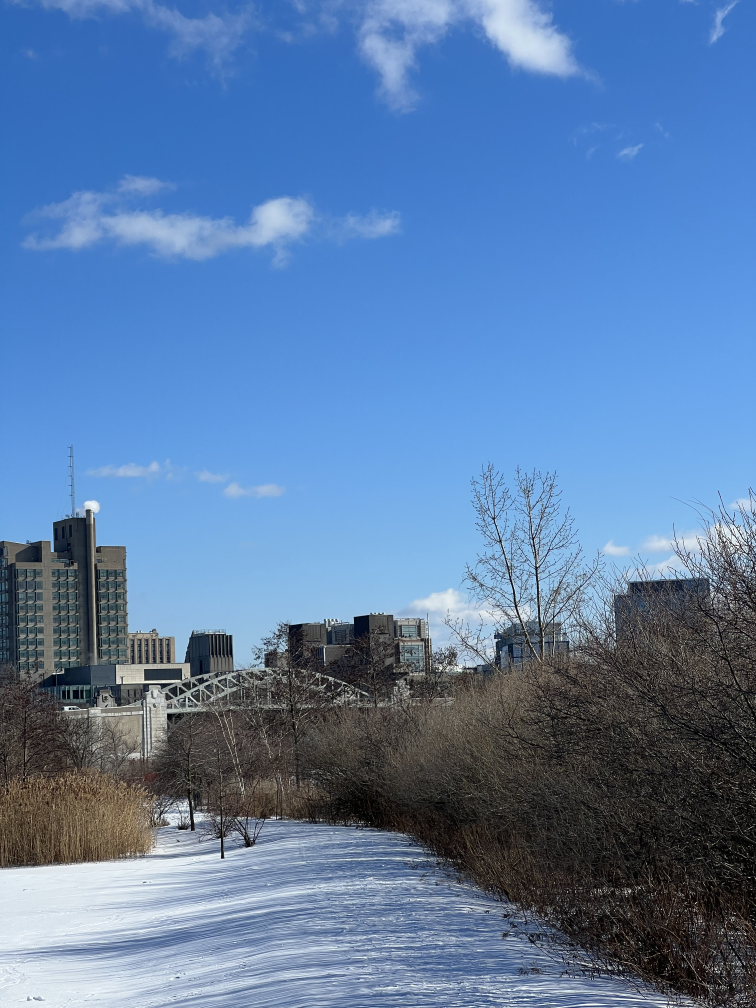
#> input picture HW2b/h1.jpg, 3024 x 4032 px (shown at 1/4 size)
$ jupyter execute hw2b.ipynb
#> lines starting #> are read from the running program, lines starting #| are printed output that depends on the picture; after the words box and inside, x2 and y2 are one past the last pixel; in counts of white or black regions, pixels touching at a corner belong together
### HW2b, Jordan Gittleman

We can continue the previous project as we explained in class by using a feature detector instead of manually picking the points.

1.	Use a Harris corner or a SIFT feature detector and then match those points using the brute force matcher. How many points would you pick? \
(a)	Use SVD to compute a homography on the overconstrained linear equations that the feature points imply. Remake the mosaic. \
(b)	Now use the cv2.homography with Ransac on the src and dst points after you match the feature points and remake the mosaic.

[cell 1]
import os
import cv2
import matplotlib
import numpy as np
import matplotlib.pyplot as plt
from collections import namedtuple

First lets import the same images as before but at a lower resolution, This allow for better quality points without havbing to use a crazy huge amount.

[cell 2]
# image_paths=['1.jpg','2.jpg','3.jpg','4.jpg','5.jpg']
image_paths=['h1.jpg','h2.jpg','h3.jpg','h4.jpg','h5.jpg']
images=[]
for image in image_paths:
    img = cv2.imread(image)
#> img is the input picture: shape (4032, 3024, 3); mean B, G, R 167.1, 124.6, 91.7
    img=cv2.cvtColor(img, cv2.COLOR_BGR2RGB)
    img = cv2.resize(img, (0,0), fx=.1, fy=.1)
#> img: shape (403, 302, 3)
    images.append(img)
#> pass 2 of the loop `for image in image_paths:`:
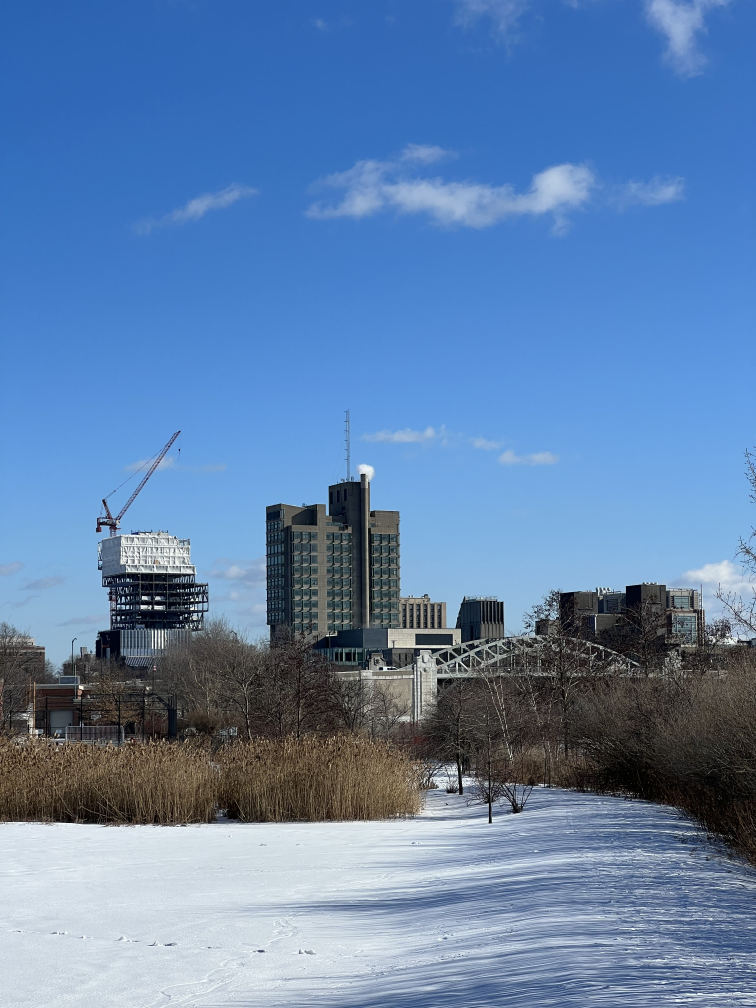
#> input picture HW2b/h2.jpg, 3024 x 4032 px (shown at 1/4 size)
#> img is the input picture: shape (4032, 3024, 3); mean B, G, R 171.6, 129.9, 97
#> `img = cv2.resize(img, (0,0), fx=.1, fy=.1)`:
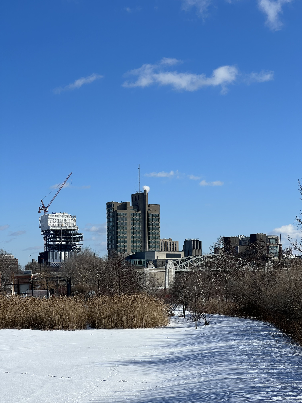
#> img: shape (403, 302, 3); mean R, G, B 97, 129.9, 171.6
#> pass 3 of the loop `for image in image_paths:`:
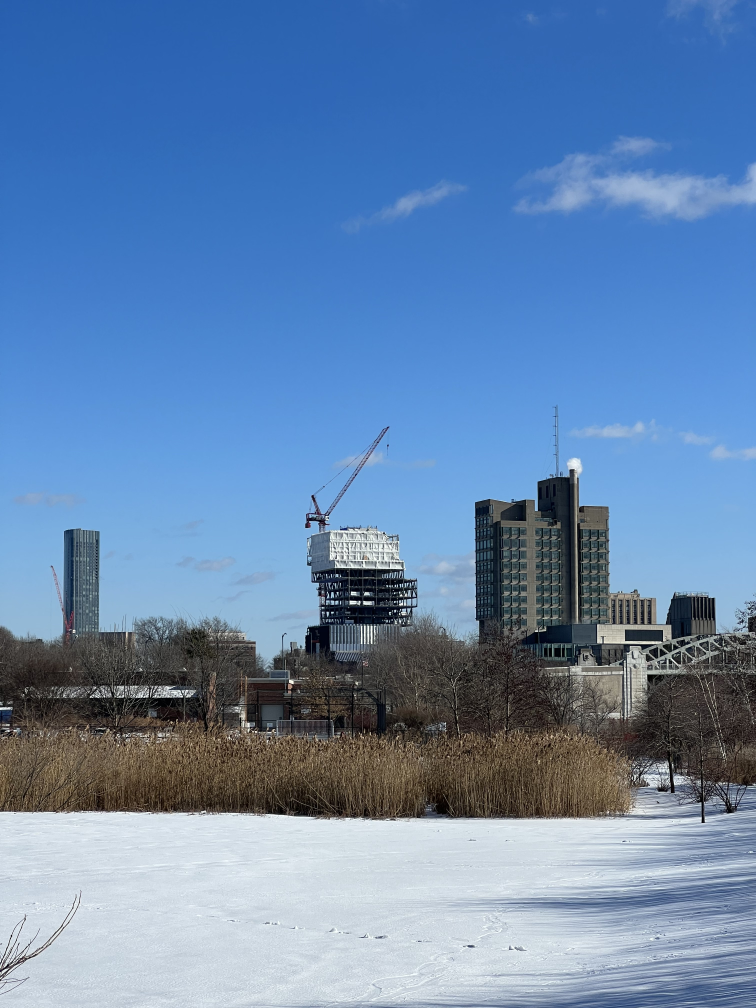
#> input picture HW2b/h3.jpg, 3024 x 4032 px (shown at 1/4 size)
#> img is the input picture: shape (4032, 3024, 3); mean B, G, R 175, 134, 101.2
#> `img = cv2.resize(img, (0,0), fx=.1, fy=.1)`:
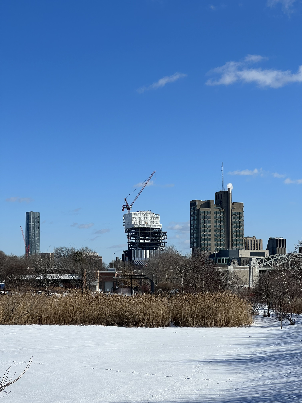
#> img: shape (403, 302, 3); mean R, G, B 101.3, 134.1, 175.1
#> the loop made 5 passes; the first 3 are shown

Next, lets initialize our SIFT feature detector and find some points in two images

[cell 3]
img1 = images[0]
img2 = images[1]
figure, ax = plt.subplots(1, 2, figsize=(16, 8))
ax[0].imshow(img2)
ax[1].imshow(img1)

Here are our images we'll be comparing

[cell 4]
gray1 = cv2.cvtColor(img1,cv2.COLOR_RGB2GRAY) # need to convert to grayscale for SIFT


gray2 = cv2.cvtColor(img2,cv2.COLOR_RGB2GRAY) #

sift = cv2.SIFT_create(2000) #create our detector
keypoints1, descriptors1 = sift.detectAndCompute(img1,None) # detect keypoints and compute descriptors
keypoints2, descriptors2 = sift.detectAndCompute(img2,None)

img1 = cv2.drawKeypoints(gray1,keypoints1,img1) # draw the points
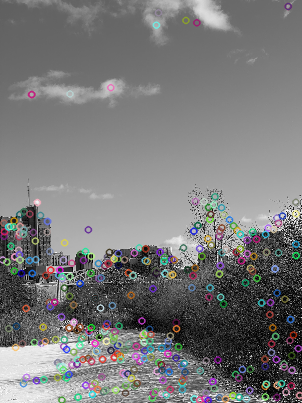
#> img1: shape (403, 302, 3); mean R, G, B 120.6, 120.6, 120.9
img2 = cv2.drawKeypoints(gray2,keypoints1,img2)
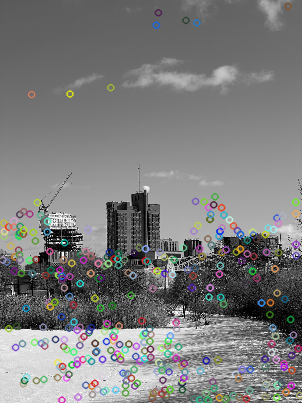
#> img2: shape (403, 302, 3); mean R, G, B 123.9, 124.2, 124.1

figure, ax = plt.subplots(1, 2, figsize=(16, 8))
ax[0].imshow(img2)
ax[1].imshow(img1)

Based on running sift on these images, we have quite a few detections, lets compare between the two images

[cell 5]
bf = cv2.BFMatcher(cv2.NORM_L2, crossCheck=True)

matches = bf.match(descriptors2,descriptors1)
matches = sorted(matches, key = lambda x:x.distance)
print("Found "+str(len(matches))+" matches!")
img3 = cv2.drawMatches(img2, keypoints2, img1, keypoints1, matches[:], img1, flags=2)
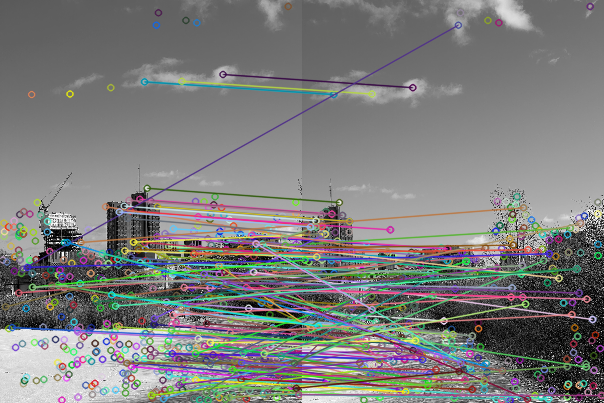
#> img3: shape (403, 604, 3); mean R, G, B 124.7, 125.1, 124.1
#> pass 2 of the loop `for image in image_paths:`:
#> pass 3 of the loop `for image in image_paths:`:
#> the loop made 5 passes; the first 3 are shown
plt.figure(figsize=(16,8))
plt.imshow(img3),plt.show()

At the moment, not all of these matches will be good; to see what this stitch would look like from homography we compute from these points, lets build out our SVD code. \
While, we're at it, lets also turn the above sift detector into a function for later and redo what we did above.

[cell 6]
siftPts = namedtuple('siftPts', 'k d')
def siftDC(img):
    # take in source and destinatition photos and outputs sift detected key points and computed descriptors as an array
    sift = cv2.SIFT_create() #create our detector
    keypoints, descriptors = sift.detectAndCompute(img,None) # detect keypoints and compute descriptors
#> keypoints = 331 keypoints; strongest (x, y, size): (128, 209, 2), (269, 315, 2.1), (7, 385, 1.9), (62, 277, 2.1)
#> in siftDC (call 2), `keypoints, descriptors = sift.detectAndCompute(img,None)`: keypoints = 399 keypoints; strongest (x, y, size): (187, 312, 2.5), (206, 323, 2.6), (173, 315, 2.2), (275, 396, 1.9)

    return siftPts(keypoints,descriptors)

[cell 7]
def matchMaker(d1,d2,ratio):
    # takes in keypoints and descriptors for two images and returns a sorted index of matches using bfmatcher
    # bf = cv2.BFMatcher(cv2.NORM_L2, crossCheck=True)

    # matches = bf.match(d1,d2) #TODO: add knn funcitonality
    # matches = sorted(matches, key = lambda x:x.distance)

    # BFMatcher with default params
#> called with ratio = 0.38
    bf = cv2.BFMatcher()
    matches = bf.knnMatch(d1,d2, k=2)
#> matches = 399 matches
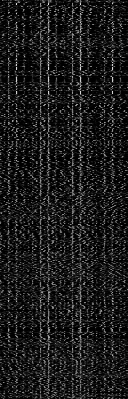
#> d1: shape (399, 128) float32; min 0, max 233, mean 27.5


    # Apply ratio test
    good = []
    for m in matches:
        if m[0].distance < ratio*m[1].distance:
            good.append(m[0])
#> after the loop, good = 12 matches

    good = sorted(good, key = lambda x:x.distance)

    return matches, good

[cell 8]
def getH(dest_kp, src_kp,matches,good): # fortunately, I do SVD in part 2a so we just need to import that code
    #and modify for use with keypoints

    dest = np.array([dest_kp[mat.queryIdx].pt for mat in good])
    src = np.array([src_kp[mat.trainIdx].pt for mat in good])
    p = np.array([0,0,0,0,0,0,0,0,1])

    for i in range(len(dest)):
        pi = np.array([[-src[i][0],-src[i][1],-1,0,0,0,src[i][0]*dest[i][0],src[i][1]*dest[i][0],dest[i][0]],
        [0,0,0,-src[i][0],-src[i][1],-1,src[i][0]*dest[i][1],src[i][1]*dest[i][1],dest[i][1]]])
        p = np.vstack((pi,p))


    x = np.zeros((len(dest)*2,1))
    x = np.vstack((x,np.array([1])))
    H, residuals, rank, s = np.linalg.lstsq(p,x)
    H = H.reshape((3,3))


    return H

[cell 9]
Point = namedtuple('Point', 'x y')
def imgWarp(img,dest,H):
# warp an image but also check if its max (corner) points end up negative and shifts accordingly
    h1,w1 = img.shape[:2] #grab height and width from input image
#> h1 = 403; w1 = 302
    h2,w2 = dest.shape[:2] #grab height and width from dest image
#> h2 = 403; w2 = 302
    pts = (Point(0,0),Point(0,h1),Point(w1,h1),Point(w1,0)) #create an array of just the corners in order top left, top right, bottom left, bottom right
#> pts = ((0, 0), (0, 403), (302, 403), (302, 0))
    transPts=[]
    for pt in pts:
        # print(np.array([pt.x,pt.y]))
        transPts.append(np.matmul(H,np.array([pt.x,pt.y,1]))) #matmul the corners by the homography
    #this little x_min/max section was inspired by the great Xavier Hubbard
    x_min = min(pt[0]/pt[2] for pt in transPts)
    x_max = max(pt[0]/pt[2] for pt in transPts) #find minimum and maximum values for x of corners. I dont really care about y since I think keeping overal y dimension constant will look nicer.

    if x_min <0:
        x_shift = abs(x_min)
        # dim = (int(x_max+x_shift+w2),h1)

    elif x_min >0:
        x_shift = 0
        # dim = (int(x_max+x_shift+w1),h1)

    dim = (int(x_max+x_shift+w2),h1)

    print(dim)

    #lets create our new translation homography woo!

    transH = np.array([[1,0,np.ceil(x_shift)],[0,1,0],[0,0,1]])

    #now lets combine it with our original H!

    H_total=np.matmul(transH,H)
    # print(H_total)

    # #now we can warp our image AND the keypoints that correspond with it TODO: add keypoint warp
    # # np.matmul(H,np.array([pt.x,pt.y,1])))
    out_img = cv2.warpPerspective(img,H_total,dim)
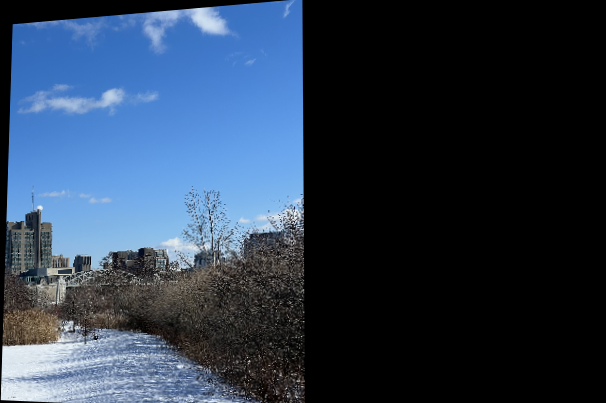
#> out_img: shape (403, 606, 3); mean R, G, B 43.3, 58.6, 78.4
    out_dest_img = cv2.warpPerspective(dest,transH,dim)
    out_mask=np.any(out_img,2)
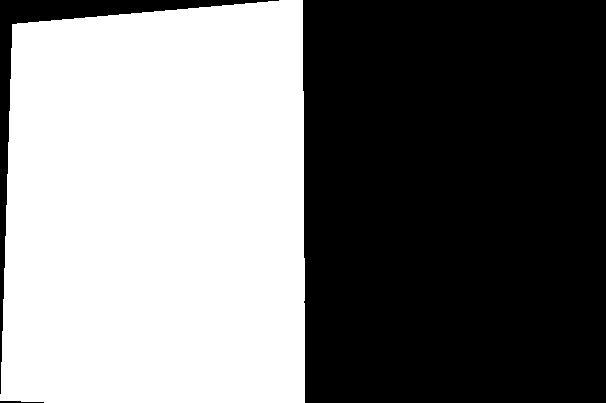
#> out_mask: shape (403, 606) bool; 47.7% white; 1 white region, box (x1, y1, x2, y2) and area: (0, 0, 305, 403) 116586
    out_mask=np.repeat(out_mask[:,:,np.newaxis], 3, axis=2)
    out_dest_mask=np.any(out_dest_img,2)
#> out_dest_mask: shape (403, 606) bool; 49.8% white; 1 white region, box (x1, y1, x2, y2) and area: (81, 0, 383, 403) 121699
    out_dest_mask=np.repeat(out_dest_mask[:,:,np.newaxis], 3, axis=2)
    mask_result=np.bitwise_and(out_mask,out_dest_mask).astype("uint8")
#> mask_result: shape (403, 606, 3); values 0 (black) and 1 (white), 36.1% white; 1 white region, box (x1, y1, x2, y2) and area: (81, 0, 305, 403) 88096


    result = cv2.addWeighted(out_img, 0.5, out_dest_img, 0.5, 0)#create our blend

    mask_result=(cv2.cvtColor(mask_result, cv2.COLOR_BGR2GRAY))

    output=cv2.bitwise_and(result,result,mask=mask_result)
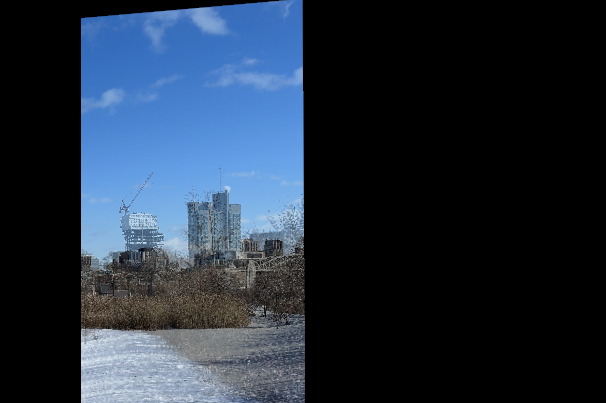
#> output: shape (403, 606, 3); mean R, G, B 34.1, 45.7, 60.5
    result=cv2.subtract(result,output)
    result=cv2.add(result,result)
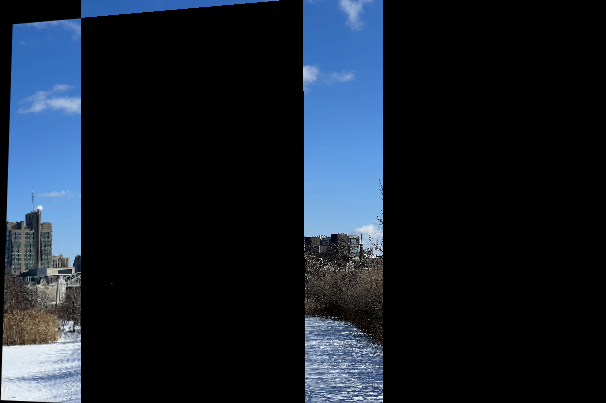
#> result: shape (403, 606, 3); mean R, G, B 23.6, 31.9, 42.8
    output2 = cv2.add(output, result)
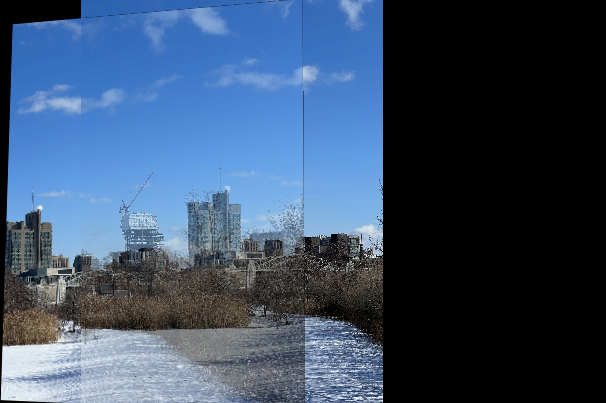
#> output2: shape (403, 606, 3); mean R, G, B 57.6, 77.7, 103.3
    # cut out the extra balck space to the right of th image
    h,w = output2.shape[:2]
#> h = 403; w = 606
    bounds=np.any(output2,2)
#> bounds: shape (403, 606) bool; 61.5% white; 23 black regions (20 under 20 px), largest, box (x1, y1, x2, y2) and area: (383, 0, 606, 403) 89869, (0, 0, 81, 394) 4090, (0, 401, 44, 403) 65
    edge=0
    for x in range(w-1,0,-1):
        if bounds[int(h/2), x] != 0:
            edge = x
            break
    output_im=output2[:,:edge,:]
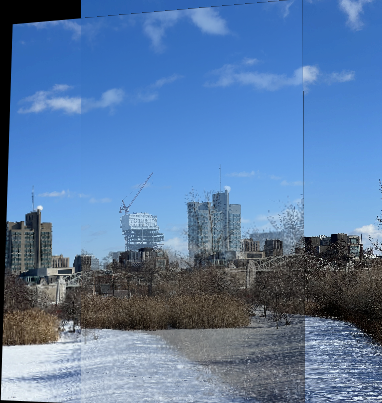
#> output_im: shape (403, 382, 3); mean R, G, B 91.2, 122.9, 163.5

    plt.imshow(output_im)

    return (output_im, H_total, transH)
